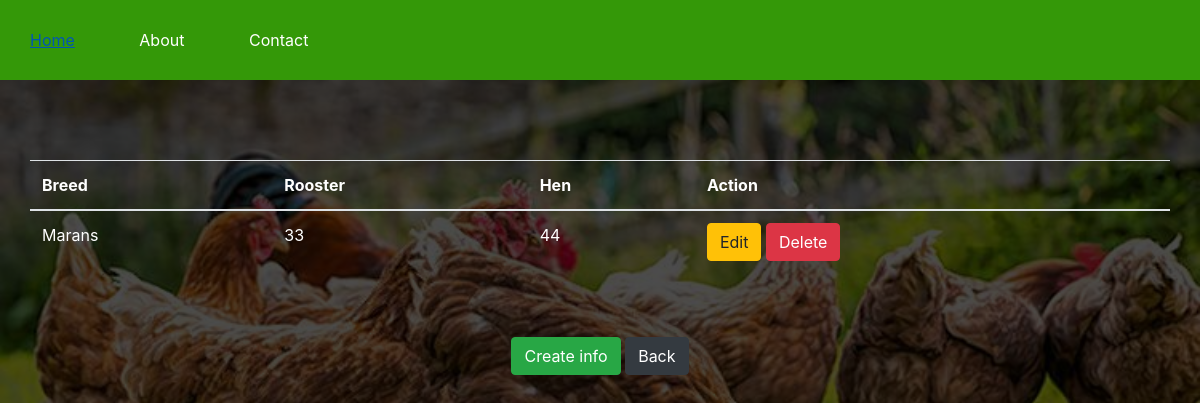
Before: /flockscrud.php (signed in) with the older database file.
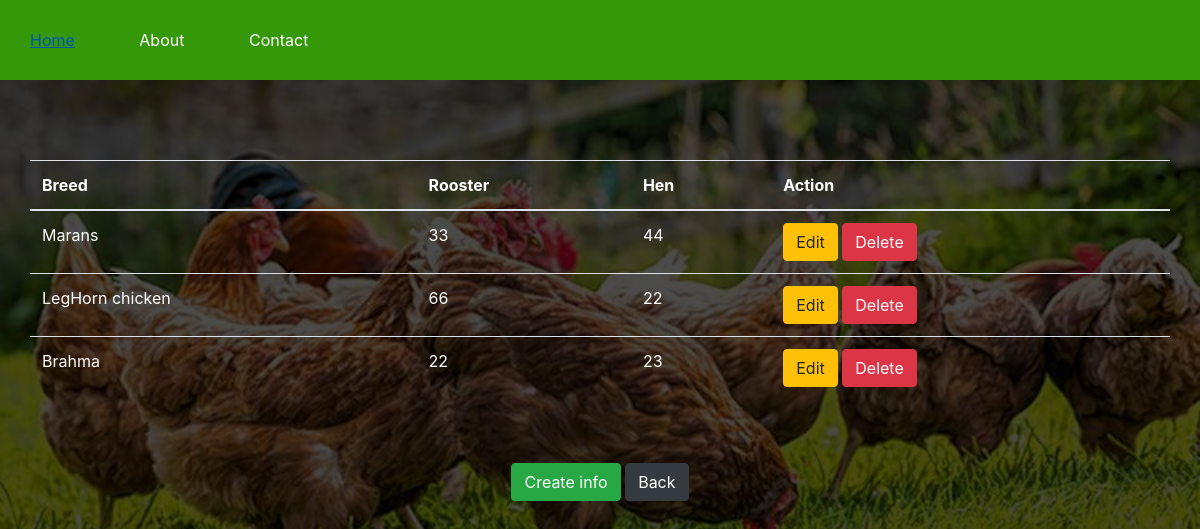
After: the same page with the newer database file.
### tables this page shows
CREATE TABLE `flocks` (
  `id` int(100) NOT NULL,
  `userid` int(100) DEFAULT NULL,
  `breed` varchar(255) DEFAULT NULL,
  `rooster` int(255) DEFAULT NULL,
  `hen` int(255) DEFAULT NULL
);

### flockscrud.php (the view, shortened to what this page needs)
<!DOCTYPE html>
<html>
<head>
	<link rel="stylesheet" type="text/css"	href="Css1/side.css">
	<link rel="stylesheet" href="bootstrap/css/bootstrap.min.css">
</head>
<body>
<div id="main">
			<nav>
				<ul>
					<li><a href="index.php">Home</a></li>
					<li><a href="#">About</a></li>
					<li><a href="#">Contact</a></li>
				</ul>
	</div>
	<?php require_once 'process.php';?>
	<div class="container">
	<?php
		$mysqli = new mysqli('localhost','root','','registration') or die(mysqli_error($mysqli));
		$username= $_SESSION["username"];
		$result=$mysqli->query("select id from users where username='$username'") or die($mysqli->error);
		if(@count($result)==1)
		{
			$row=$result->fetch_array();
			$userid=$row['id'];
		}
		$result = $mysqli->query("SELECT * FROM flocks where userid='$userid'") or die($mysqli->error);
		?>
		<div class="row justify-content-center">
		<br><br><br>
			<table class="table">
				<thead>
					<tr class="text-white">
						<th>Breed</th>
						<th>Rooster</th>
						<th>Hen</th>
						<th colspan="2">Action</th>
					</tr>
				</thead>
				<?php
					while($row=$result->fetch_assoc()):?>
						<tr class="text-white">
							<td><?php echo $row['breed']?></td>
							<td><?php echo $row['rooster']?></td>
							<td><?php echo $row['hen']?></td>
							<td>
								<a href="flocksadd.php?edit=<?php echo $row['id'];?>"
									class="btn btn-warning">Edit</a>
								<a href="process.php?delete=<?php echo $row['id'];?>"
									class="btn btn-danger">Delete</a>
							</td>
						</tr>
						<?php endwhile;?>
			</table>
		</div>
		<br><br>
		<center>
		<a href="flocksadd.php"class="btn btn-success">Create info</a>
		<a href="index1.php"class="btn btn-dark">Back</a>
		</center>
</div>
</body>
</html>

### Css1/side.css (style rules this page uses)
* { margin:0px; padding:0px; }
body { font-size:120%; background:#F8F8FF; background-image:linear-gradient(rgba(0,0,0,0.7),rgba(0,0,0,0.7)), url("../Image chicken/b.jpg"); background-size:cover; }
#main { width:100%; height:20vh; }
nav { width:100%; height:80px; background-color:#349808; line-height:80px; }
nav ul { float:left; margin-right:30px; }
nav ul li { list-style-type: none; display:inline-block; transition:0.8s all; color:#fff }
nav ul li a { text-decoration:none; color:#fff; padding:30px; }
.btn { padding:10px; font-size:15px; color:white; background:#349808; border:none; border-radius:5px; }

Changed rows visible on the page:
added flocks: breed "LegHorn chicken", rooster "66", hen "22"
added flocks: breed "Brahma", rooster "22", hen "23"
